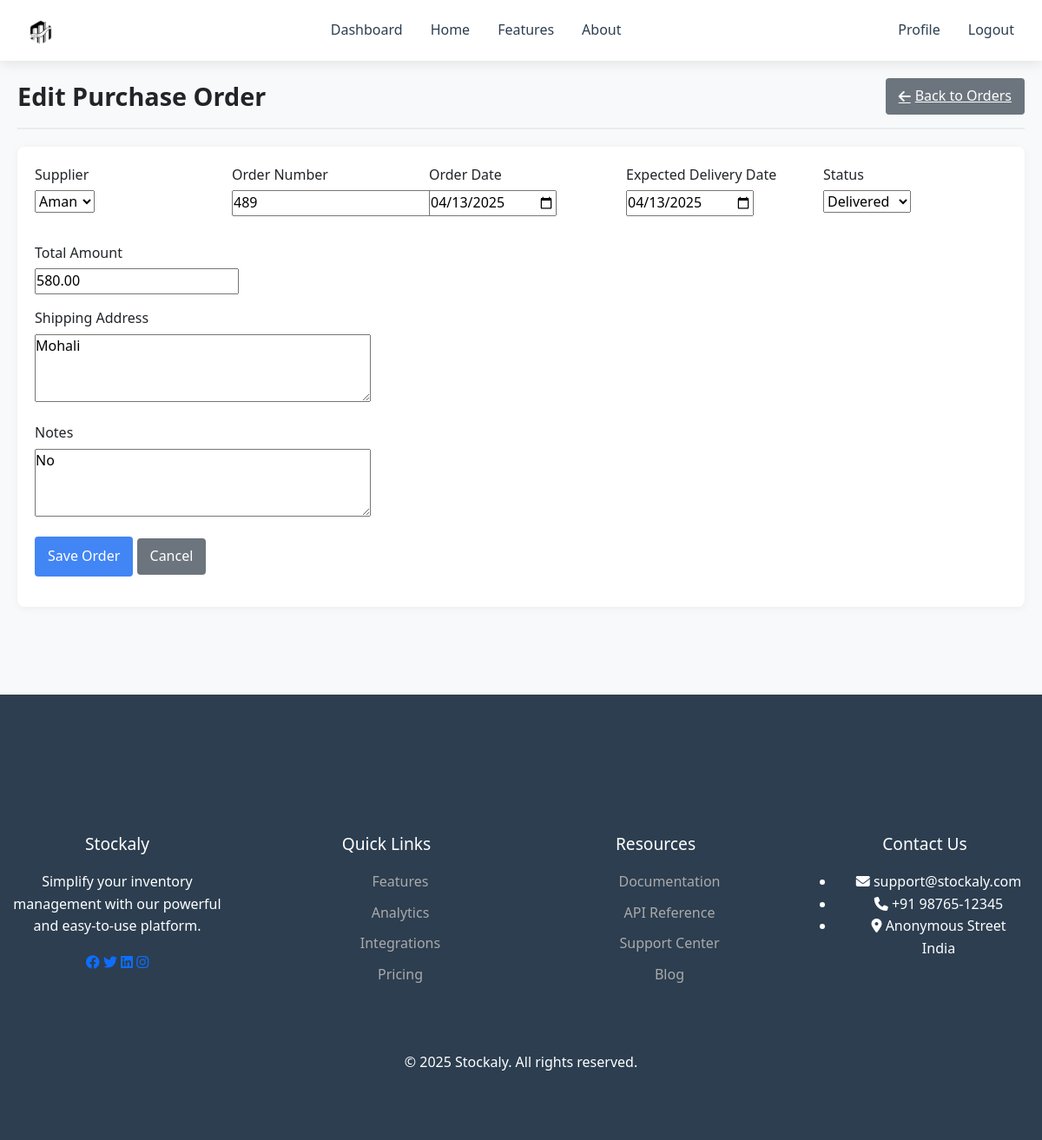
Page /suppliers/purchase-orders/1/edit/ (signed in) on the committed database.
### suppliers/models.py (models this page shows, shortened)
class PurchaseOrder(models.Model):
    STATUS_CHOICES = [
        ('draft', 'Draft'),
        ('submitted', 'Submitted'),
        ('approved', 'Approved'),
        ('shipped', 'Shipped'),
        ('delivered', 'Delivered'),
        ('cancelled', 'Cancelled'),
    ]
    supplier = models.ForeignKey(Supplier, on_delete=models.CASCADE, related_name='purchase_orders')
    order_number = models.CharField(max_length=50, unique=True)
    order_date = models.DateField()
    expected_delivery_date = models.DateField()
    status = models.CharField(max_length=20, choices=STATUS_CHOICES, default='draft')
    total_amount = models.DecimalField(max_digits=12, decimal_places=2)
    shipping_address = models.TextField()
    notes = models.TextField(blank=True, null=True)
    created_by = models.ForeignKey(settings.AUTH_USER_MODEL, on_delete=models.SET_NULL, null=True)
    created_at = models.DateTimeField(auto_now_add=True)
    updated_at = models.DateTimeField(auto_now=True)

### suppliers/views.py (the view)
# urls.py: path('purchase-orders/<int:pk>/edit/', views.edit_purchase_order, name='edit_purchase_order'),
@login_required
def edit_purchase_order(request, pk):
    order = get_object_or_404(PurchaseOrder, pk=pk)
    if request.method == 'POST':
        form = PurchaseOrderForm(request.POST, instance=order)
        if form.is_valid():
            form.save()
            messages.success(request, 'Purchase order updated successfully!')
            return redirect('purchase_order_detail', pk=order.id)
    else:
        form = PurchaseOrderForm(instance=order)
    return render(request, 'suppliers/purchase_order_form.html', {'form': form, 'title': 'Edit Purchase Order'})

### suppliers/forms.py
class PurchaseOrderForm(forms.ModelForm):
    class Meta:
        model = PurchaseOrder
        fields = ['supplier', 'order_number', 'order_date', 'expected_delivery_date',
                  'status', 'total_amount', 'shipping_address', 'notes']
        widgets = {
            'order_date': forms.DateInput(attrs={'type': 'date'}),
            'expected_delivery_date': forms.DateInput(attrs={'type': 'date'}),
            'shipping_address': forms.Textarea(attrs={'rows': 3}),
            'notes': forms.Textarea(attrs={'rows': 3}),
        }

### suppliers/models.py (called while the page is built)
    def __str__(self):
        return self.name

### suppliers/templates/suppliers/purchase_order_form.html (shortened to what this page needs)
{% extends 'suppliers/base.html' %}
{% block supplier_content %}
<div class="supplier-header">
    <h1 class="supplier-title">{{ title }}</h1>
    <div class="supplier-actions">
        <a href="{% url 'purchase_order_list' %}" class="export-btn">
            <i class="fas fa-arrow-left"></i> Back to Orders
        </a>
    </div>
</div>
<div class="form-container">
    <form method="POST" action="">
        <div class="form-grid">
            <div class="form-group">
                <label for="{{ form.supplier.id_for_label }}">Supplier</label>
                {{ form.supplier }}
            </div>
            <div class="form-group">
                <label for="{{ form.order_number.id_for_label }}">Order Number</label>
                {{ form.order_number }}
            </div>
            <div class="form-group">
                <label for="{{ form.order_date.id_for_label }}">Order Date</label>
                {{ form.order_date }}
            </div>
            <div class="form-group">
                <label for="{{ form.expected_delivery_date.id_for_label }}">Expected Delivery Date</label>
                {{ form.expected_delivery_date }}
            </div>
            <div class="form-group">
                <label for="{{ form.status.id_for_label }}">Status</label>
                {{ form.status }}
            </div>
            <div class="form-group">
                <label for="{{ form.total_amount.id_for_label }}">Total Amount</label>
                {{ form.total_amount }}
            </div>
        </div>
        <div class="form-group">
            <label for="{{ form.shipping_address.id_for_label }}">Shipping Address</label>
            {{ form.shipping_address }}
        </div>
        <div class="form-group">
            <label for="{{ form.notes.id_for_label }}">Notes</label>
            {{ form.notes }}
        </div>
        <div class="form-group">
            <button type="submit" class="submit-btn">Save Order</button>
            <a href="{% url 'purchase_order_list' %}" class="cancel-btn" style="text-decoration: none; display: inline-block;">Cancel</a>
        </div>
    </form>
</div>
{% endblock %}

### inventory/static/css/final.css (style rules this page uses)
* { margin: 0; padding: 0; box-sizing: border-box; font-family: 'Segoe UI', Tahoma, Geneva, Verdana, sans-serif; }
body { background: linear-gradient(135deg, #f5f7fa 0%, #c3cfe2 100%); overflow-x: hidden; }
:root { --primary: #3498db; --secondary: #2980b9; --accent: #e74c3c; --dark: #2c3e50; --light: #ecf0f1; --success: #2ecc71; }
body { background-color: #f5f7fa; color: #333; line-height: 1.6; }

### suppliers/templates/suppliers/base.html (style rules this page uses)
:root { --primary-color: #4285f4; --secondary-color: #3367d6; --accent-color: #34a853; --light-bg: #f8f9fa; --light-card-bg: #ffffff; --light-text: #212529; --light-border: #e9ecef; --light-hover: #f1f3f5; --dark-bg: #121212; --dark-card-bg: #1e1e1e; --dark-text: #e9ecef; --dark-border: #2d2d2d; --dark-hover: #2d2d2d; --shadow-light: 0 2px 10px rgba(0,0,0,0.05); --shadow-dark: 0 2px 10px rgba(0,0,0,0.3); --success-color: #34a853; --warning-color: #fbbc05; --danger-color: #ea4335; --info-color: #4285f4; }
body { transition: background-color 0.3s ease, color 0.3s ease; }
.supplier-header { display: flex; justify-content: space-between; align-items: center; margin-bottom: 20px; margin-top: 70px; padding-bottom: 15px; border-bottom: 2px solid var(--light-border); transition: border-color 0.3s ease; }
.supplier-title { font-size: 1.8rem; font-weight: 700; color: var(--light-text); margin: 0; transition: color 0.3s ease; }
.supplier-actions { display: flex; gap: 10px; }
.form-container { background-color: var(--light-card-bg); border-radius: 8px; box-shadow: var(--shadow-light); padding: 20px; margin-bottom: 20px; transition: background-color 0.3s ease, box-shadow 0.3s ease; }
.form-grid { display: grid; grid-template-columns: repeat(auto-fit, minmax(200px, 1fr)); gap: 15px; }
.form-group { margin-bottom: 15px; }
.form-group label { display: block; margin-bottom: 5px; font-weight: 500; color: var(--light-text); transition: color 0.3s ease; }
.submit-btn { background-color: var(--primary-color); color: white; border: none; border-radius: 4px; padding: 10px 15px; cursor: pointer; font-weight: 500; transition: all 0.2s; }
.export-btn { background-color: #6c757d; color: white; border: none; border-radius: 4px; padding: 8px 15px; cursor: pointer; font-weight: 500; display: flex; align-items: center; gap: 5px; transition: all 0.2s; }
.cancel-btn { background-color: #6c757d; color: white; border: none; border-radius: 4px; padding: 8px 15px; cursor: pointer; }

### rows in the picture
PurchaseOrder: supplier "Aman", order_number "489", order_date "04/13/2025", expected_delivery_date "04/13/2025", status "Delivered", total_amount "580.00", shipping_address "Mohali", notes "No"

### other values in the picture
{{ title }} "Edit Purchase Order"
